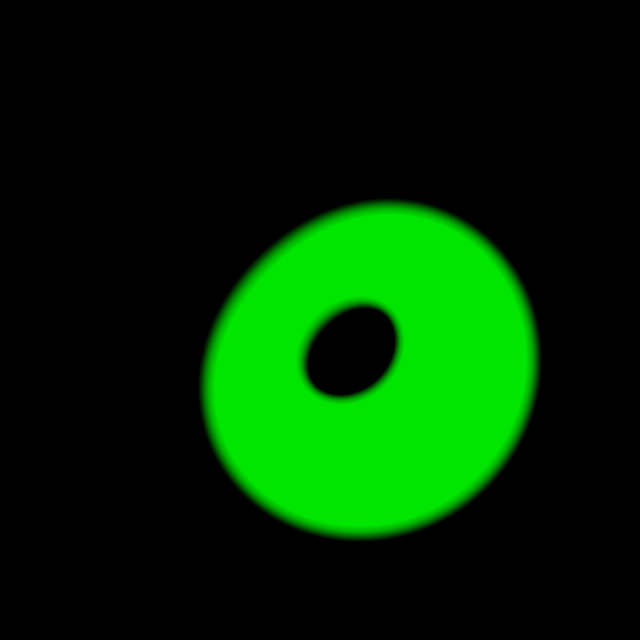
Frame 1 (no input)
Frame 60 (the mouse pressed at the canvas centre just before this capture): identical to frame 1, image omitted
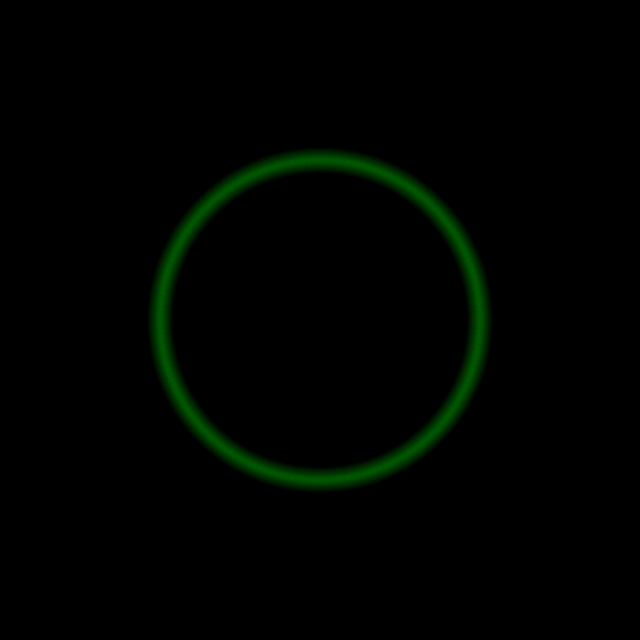
Frame 120 (the mouse held since frame 60 and released just before this capture)

The Processing sketch that drew these frames (run headless with seeded random() and noise(); from frame 60 on, the mouse is pressed at the canvas centre):

// Processing sketch: processing_169878
// ── processing_169878.pde

float bendAmount = 60;

void setup(){
  size(640, 640);
  noStroke();
  fill(0, 255, 0, 5);
}

void draw(){
  background(0);
  for(int i = 0; i < 360; i+=2){
    float x = width/2+sin(radians(i)) * 100;
    float y = height/2+cos(radians(i)) * 100;
    float d = map(dist(mouseX, mouseY, x, y), -100, 100, -bendAmount/2+3, bendAmount/2);
    /* This brings the performance of the sketch down, however gives the glow effect. */
    for(int q = 40; q > 0; q-=4){
      pushMatrix();
      translate(x, y);
      rotate(radians(90)-atan2(mouseX-x, mouseY-y));
      ellipse(-bendAmount, 0, abs(q-d), abs(q-d));
      popMatrix();
    }
  }
}
